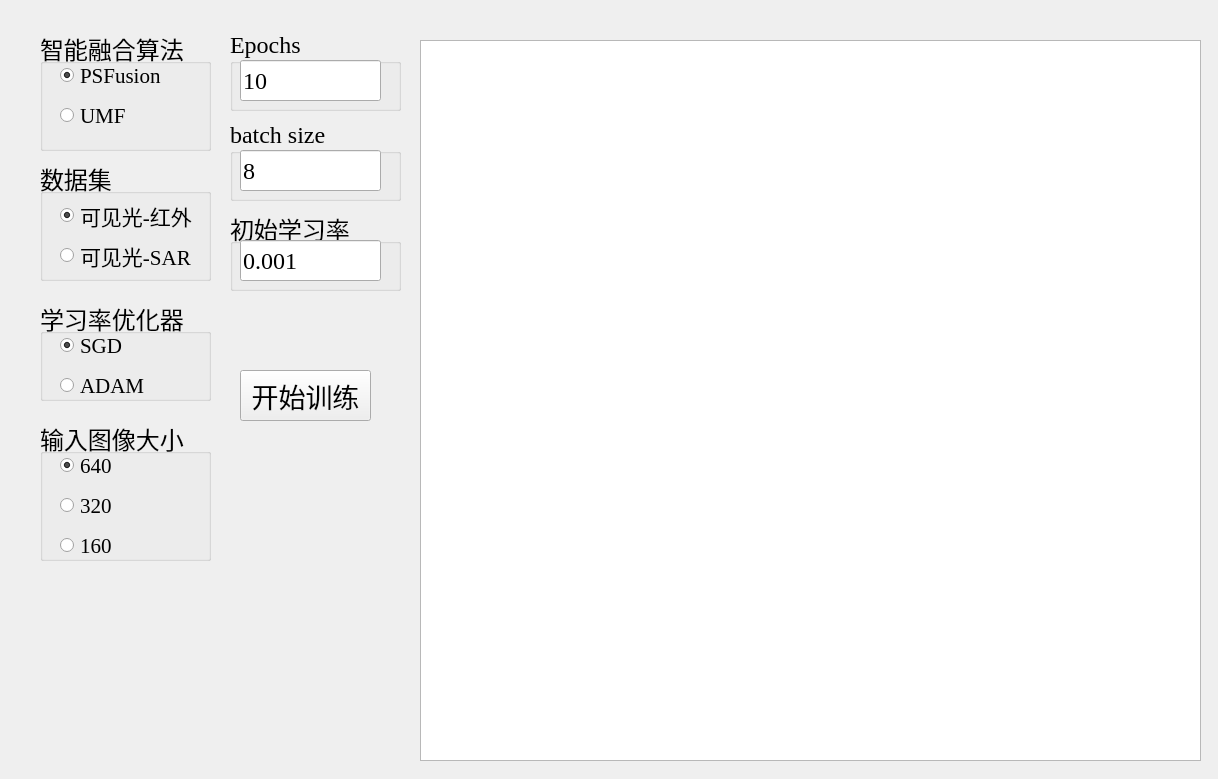
<?xml version="1.0" encoding="UTF-8"?>
<ui version="4.0">
 <class>MainWindow</class>
 <widget class="QMainWindow" name="MainWindow">
  <property name="geometry">
   <rect>
    <x>0</x>
    <y>0</y>
    <width>1218</width>
    <height>779</height>
   </rect>
  </property>
  <property name="windowTitle">
   <string>MainWindow</string>
  </property>
  <widget class="QWidget" name="centralwidget">
   <widget class="QTextBrowser" name="txt_msg">
    <property name="geometry">
     <rect>
      <x>420</x>
      <y>40</y>
      <width>781</width>
      <height>721</height>
     </rect>
    </property>
    <property name="font">
     <font>
      <family>Times New Roman</family>
      <pointsize>18</pointsize>
     </font>
    </property>
   </widget>
   <widget class="QGroupBox" name="algo">
    <property name="geometry">
     <rect>
      <x>40</x>
      <y>30</y>
      <width>171</width>
      <height>121</height>
     </rect>
    </property>
    <property name="font">
     <font>
      <pointsize>18</pointsize>
     </font>
    </property>
    <property name="title">
     <string>智能融合算法</string>
    </property>
    <widget class="QRadioButton" name="btn_umf">
     <property name="geometry">
      <rect>
       <x>20</x>
       <y>70</y>
       <width>101</width>
       <height>31</height>
      </rect>
     </property>
     <property name="font">
      <font>
       <family>Times New Roman</family>
       <pointsize>16</pointsize>
      </font>
     </property>
     <property name="text">
      <string>UMF</string>
     </property>
    </widget>
    <widget class="QRadioButton" name="btn_psfusion">
     <property name="geometry">
      <rect>
       <x>20</x>
       <y>30</y>
       <width>101</width>
       <height>31</height>
      </rect>
     </property>
     <property name="font">
      <font>
       <family>Times New Roman</family>
       <pointsize>16</pointsize>
      </font>
     </property>
     <property name="text">
      <string>PSFusion</string>
     </property>
     <property name="checked">
      <bool>true</bool>
     </property>
    </widget>
   </widget>
   <widget class="QGroupBox" name="dataset">
    <property name="geometry">
     <rect>
      <x>40</x>
      <y>160</y>
      <width>171</width>
      <height>121</height>
     </rect>
    </property>
    <property name="font">
     <font>
      <pointsize>18</pointsize>
     </font>
    </property>
    <property name="contextMenuPolicy">
     <enum>Qt::DefaultContextMenu</enum>
    </property>
    <property name="layoutDirection">
     <enum>Qt::LeftToRight</enum>
    </property>
    <property name="title">
     <string>数据集</string>
    </property>
    <widget class="QRadioButton" name="btn_sar">
     <property name="geometry">
      <rect>
       <x>20</x>
       <y>80</y>
       <width>131</width>
       <height>31</height>
      </rect>
     </property>
     <property name="font">
      <font>
       <family>Times New Roman</family>
       <pointsize>16</pointsize>
      </font>
     </property>
     <property name="text">
      <string>可见光-SAR</string>
     </property>
     <property name="checked">
      <bool>false</bool>
     </property>
    </widget>
    <widget class="QRadioButton" name="btn_ir">
     <property name="geometry">
      <rect>
       <x>20</x>
       <y>40</y>
       <width>141</width>
       <height>31</height>
      </rect>
     </property>
     <property name="font">
      <font>
       <family>Times New Roman</family>
       <pointsize>16</pointsize>
      </font>
     </property>
     <property name="text">
      <string>可见光-红外</string>
     </property>
     <property name="checked">
      <bool>true</bool>
     </property>
    </widget>
   </widget>
   <widget class="QGroupBox" name="optim">
    <property name="geometry">
     <rect>
      <x>40</x>
      <y>300</y>
      <width>171</width>
      <height>101</height>
     </rect>
    </property>
    <property name="font">
     <font>
      <pointsize>18</pointsize>
     </font>
    </property>
    <property name="title">
     <string>学习率优化器</string>
    </property>
    <widget class="QRadioButton" name="btn_adam">
     <property name="geometry">
      <rect>
       <x>20</x>
       <y>70</y>
       <width>101</width>
       <height>31</height>
      </rect>
     </property>
     <property name="font">
      <font>
       <family>Times New Roman</family>
       <pointsize>16</pointsize>
      </font>
     </property>
     <property name="text">
      <string>ADAM</string>
     </property>
    </widget>
    <widget class="QRadioButton" name="btn_sgd">
     <property name="geometry">
      <rect>
       <x>20</x>
       <y>30</y>
       <width>101</width>
       <height>31</height>
      </rect>
     </property>
     <property name="font">
      <font>
       <family>Times New Roman</family>
       <pointsize>16</pointsize>
      </font>
     </property>
     <property name="text">
      <string>SGD</string>
     </property>
     <property name="checked">
      <bool>true</bool>
     </property>
    </widget>
   </widget>
   <widget class="QGroupBox" name="img_size">
    <property name="geometry">
     <rect>
      <x>40</x>
      <y>420</y>
      <width>171</width>
      <height>141</height>
     </rect>
    </property>
    <property name="font">
     <font>
      <pointsize>18</pointsize>
     </font>
    </property>
    <property name="contextMenuPolicy">
     <enum>Qt::DefaultContextMenu</enum>
    </property>
    <property name="layoutDirection">
     <enum>Qt::LeftToRight</enum>
    </property>
    <property name="title">
     <string>输入图像大小</string>
    </property>
    <widget class="QRadioButton" name="x160">
     <property name="geometry">
      <rect>
       <x>20</x>
       <y>110</y>
       <width>101</width>
       <height>31</height>
      </rect>
     </property>
     <property name="font">
      <font>
       <family>Times New Roman</family>
       <pointsize>16</pointsize>
      </font>
     </property>
     <property name="text">
      <string>160</string>
     </property>
    </widget>
    <widget class="QRadioButton" name="x640">
     <property name="geometry">
      <rect>
       <x>20</x>
       <y>30</y>
       <width>101</width>
       <height>31</height>
      </rect>
     </property>
     <property name="font">
      <font>
       <family>Times New Roman</family>
       <pointsize>16</pointsize>
      </font>
     </property>
     <property name="text">
      <string>640</string>
     </property>
     <property name="checked">
      <bool>true</bool>
     </property>
    </widget>
    <widget class="QRadioButton" name="x320">
     <property name="geometry">
      <rect>
       <x>20</x>
       <y>70</y>
       <width>101</width>
       <height>31</height>
      </rect>
     </property>
     <property name="font">
      <font>
       <family>Times New Roman</family>
       <pointsize>16</pointsize>
      </font>
     </property>
     <property name="text">
      <string>320</string>
     </property>
    </widget>
   </widget>
   <widget class="QGroupBox" name="learning_rate">
    <property name="geometry">
     <rect>
      <x>230</x>
      <y>210</y>
      <width>171</width>
      <height>81</height>
     </rect>
    </property>
    <property name="font">
     <font>
      <pointsize>18</pointsize>
     </font>
    </property>
    <property name="contextMenuPolicy">
     <enum>Qt::DefaultContextMenu</enum>
    </property>
    <property name="layoutDirection">
     <enum>Qt::LeftToRight</enum>
    </property>
    <property name="title">
     <string>初始学习率</string>
    </property>
    <widget class="QLineEdit" name="edt_lr">
     <property name="geometry">
      <rect>
       <x>10</x>
       <y>30</y>
       <width>141</width>
       <height>41</height>
      </rect>
     </property>
     <property name="font">
      <font>
       <family>Times New Roman</family>
      </font>
     </property>
     <property name="text">
      <string>0.001</string>
     </property>
     <property name="clearButtonEnabled">
      <bool>false</bool>
     </property>
    </widget>
   </widget>
   <widget class="QGroupBox" name="epochs">
    <property name="geometry">
     <rect>
      <x>230</x>
      <y>30</y>
      <width>171</width>
      <height>81</height>
     </rect>
    </property>
    <property name="font">
     <font>
      <family>Times New Roman</family>
      <pointsize>18</pointsize>
     </font>
    </property>
    <property name="contextMenuPolicy">
     <enum>Qt::DefaultContextMenu</enum>
    </property>
    <property name="layoutDirection">
     <enum>Qt::LeftToRight</enum>
    </property>
    <property name="title">
     <string>Epochs</string>
    </property>
    <widget class="QLineEdit" name="edt_epoch">
     <property name="geometry">
      <rect>
       <x>10</x>
       <y>30</y>
       <width>141</width>
       <height>41</height>
      </rect>
     </property>
     <property name="font">
      <font>
       <family>Times New Roman</family>
      </font>
     </property>
     <property name="text">
      <string>10</string>
     </property>
     <property name="clearButtonEnabled">
      <bool>false</bool>
     </property>
    </widget>
   </widget>
   <widget class="QGroupBox" name="batch_size">
    <property name="geometry">
     <rect>
      <x>230</x>
      <y>120</y>
      <width>171</width>
      <height>81</height>
     </rect>
    </property>
    <property name="font">
     <font>
      <family>Times New Roman</family>
      <pointsize>18</pointsize>
     </font>
    </property>
    <property name="contextMenuPolicy">
     <enum>Qt::DefaultContextMenu</enum>
    </property>
    <property name="layoutDirection">
     <enum>Qt::LeftToRight</enum>
    </property>
    <property name="title">
     <string>batch size</string>
    </property>
    <widget class="QLineEdit" name="edt_bs">
     <property name="geometry">
      <rect>
       <x>10</x>
       <y>30</y>
       <width>141</width>
       <height>41</height>
      </rect>
     </property>
     <property name="font">
      <font>
       <family>Times New Roman</family>
      </font>
     </property>
     <property name="text">
      <string>8</string>
     </property>
     <property name="clearButtonEnabled">
      <bool>false</bool>
     </property>
    </widget>
   </widget>
   <widget class="QPushButton" name="btn_start_train">
    <property name="geometry">
     <rect>
      <x>240</x>
      <y>370</y>
      <width>131</width>
      <height>51</height>
     </rect>
    </property>
    <property name="font">
     <font>
      <pointsize>20</pointsize>
     </font>
    </property>
    <property name="text">
     <string>开始训练</string>
    </property>
   </widget>
  </widget>
 </widget>
 <resources/>
 <connections/>
</ui>
